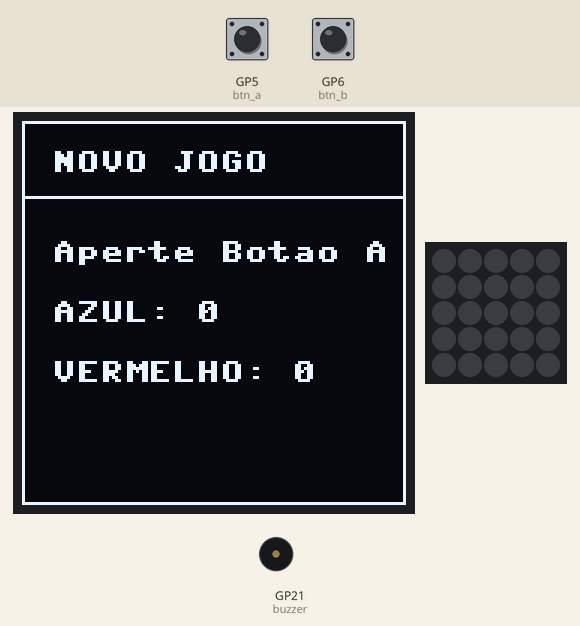
A program run on a simulated Raspberry Pi Pico running MicroPython. Shown: 128×128 one-colour display, 5×5 RGB LED matrix, buzzer (waves = sounding). Inputs (shaded band) come from the test bench; at power-on: GP5 (btn_a) HIGH, GP6 (btn_b) HIGH. Dim RGB values are drawn brighter than linear; random numbers come from a fixed seed; the board's own WiFi access point starts at once; the 25 LEDs are laid out as on the BitDogLab board (LED 0 bottom right, every second row reversed).

Above: at 5.0 s.
5.1 s: GP5 (btn_a) pulled LOW for 0.15 s
At 6.0 s:
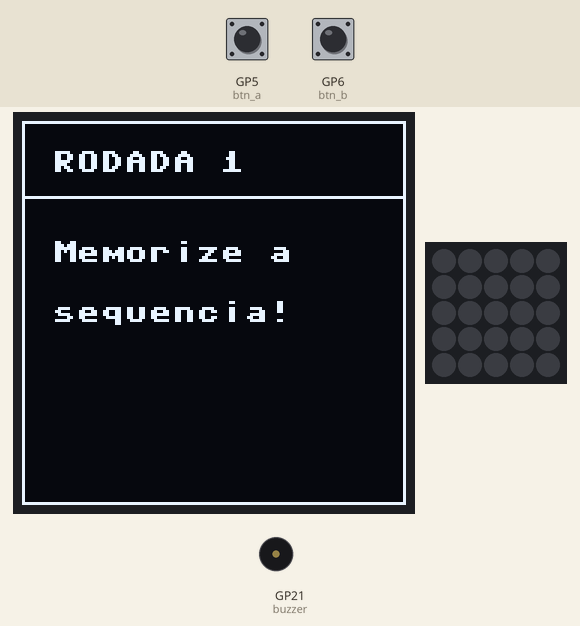
8.2 s: GP6 (btn_b) pulled LOW for 0.15 s
At 9.2 s:
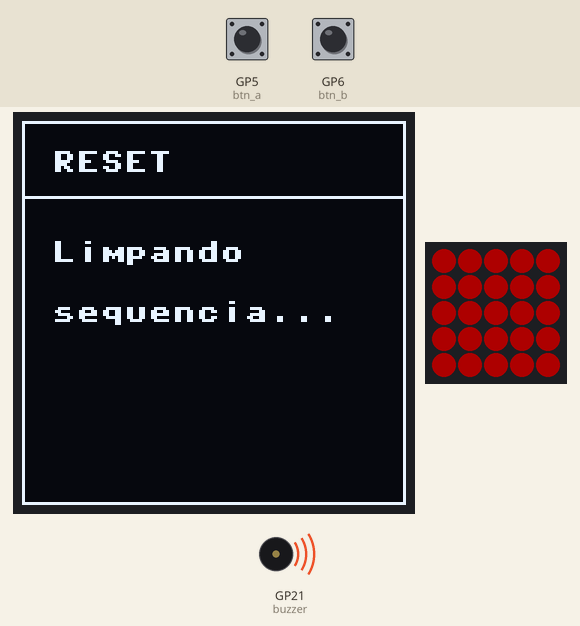
11.3 s: GP5 (btn_a) pulled LOW for 1 s
At 15.1 s:
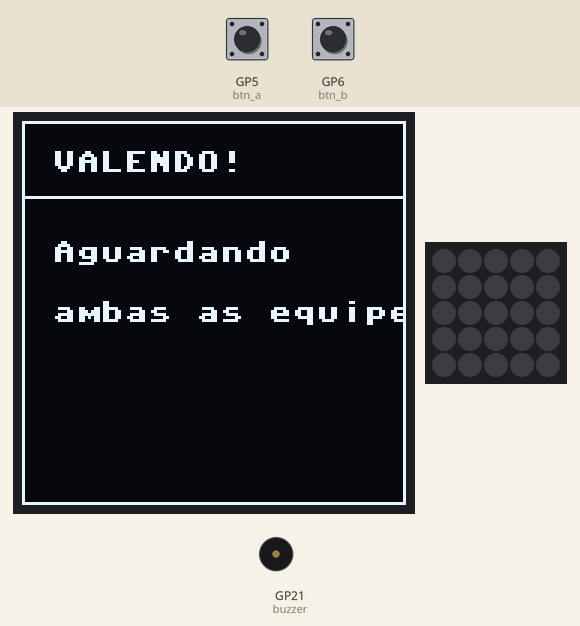
15.3 s: GP6 (btn_b) pulled LOW for 1 s
At 16.4 s:
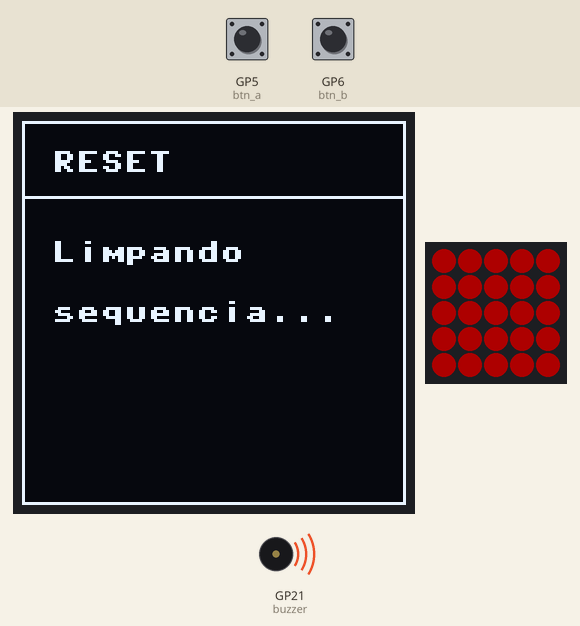
17.8 s: GP5 (btn_a) pulled LOW for 0.15 s
At 20.5 s:
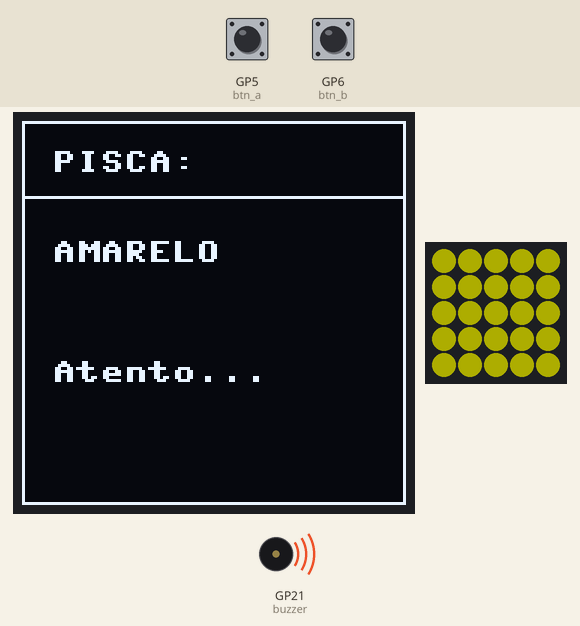
20.9 s: GP6 (btn_b) pulled LOW for 3.2 s
At 22.2 s:
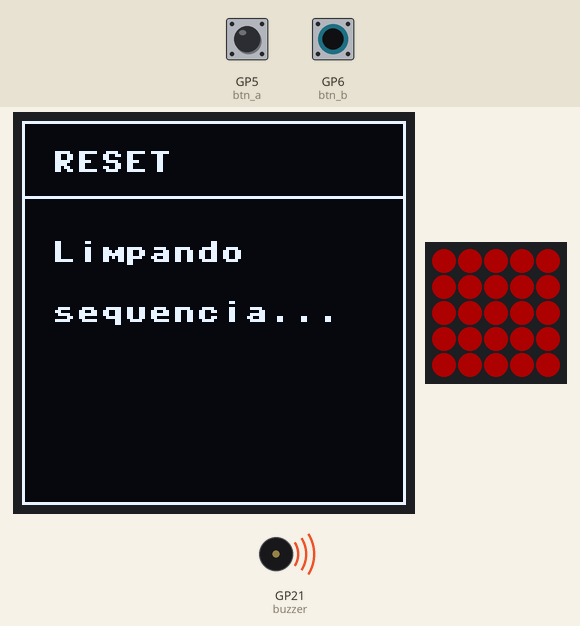
Timing chart, 0 to 24.1 s (numbered marks = the images above; inputs shaded):
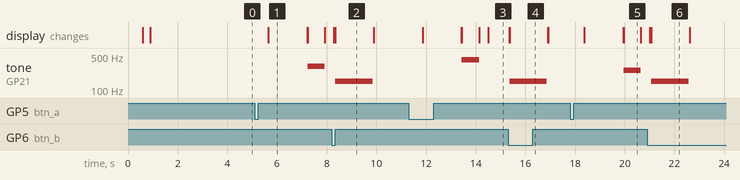

Measured:
- after the input at 5.1 s, tone on GP21 (buzzer): silent → 311 Hz after 2.1 s, → silent 0.70 s later; the display: changes after 0.55 s (image 1)
- after the input at 8.2 s, tone on GP21 (buzzer): silent → 150 Hz after 0.15 s, → silent 1.5 s later
- after the input at 11.3 s, tone on GP21 (buzzer): silent → 415 Hz after 2.1 s, → silent 0.70 s later; the display: first changes after 0.56 s (image 3 shows a later state)
- after the input at 15.3 s, tone on GP21 (buzzer): silent → 150 Hz after 0.07 s, → silent 1.5 s later; the display: first changes after 0.05 s (image 4 shows a later state)
- after the input at 17.8 s, tone on GP21 (buzzer): silent → 252 Hz after 2.2 s, → silent 0.70 s later; the display: first changes after 0.58 s (image 5 shows a later state)
- after the input at 20.9 s, tone on GP21 (buzzer): silent → 150 Hz after 0.17 s, → silent 1.5 s later
- what the display in image 1 shows lasts 1.5 s, from 5.7 s to 7.2 s

The program:

main.py
```python
import network
import socket
from machine import Pin, I2C, PWM
from sh1107_bitdoglab import SH1107_I2C
import neopixel
import time
import random

# ==========================================
# 1. CONFIGURAÇÕES DA ARENA (AJUSTE AQUI)
# ==========================================
SSID_REDE = "SIMON_LAB_1"    # Mestra 1 usa "SIMON_LAB_1", Mestra 2 usa "SIMON_LAB_2"
TIME_1 = "AZUL"              # Mestra 1 usa "AZUL", Mestra 2 usa "ROXO"
TIME_2 = "VERMELHO"           # Mestra 1 usa "VERMELHO", Mestra 2 usa "LARANJA"
SENHA_REDE = "simon123"

# ==========================================
# 2. CONFIGURAÇÃO DE HARDWARE E WI-FI
# ==========================================
ap = network.WLAN(network.AP_IF)
ap.config(essid=SSID_REDE, password=SENHA_REDE, channel=1) #Mestra 1 usa channel 1, Mestra 2 usa channel 11
i2c = I2C(1, sda=Pin(2), scl=Pin(3), freq=400000)
oled = SH1107_I2C(128, 128, i2c, addr=0x3C, rotate_180=False)

btn_a = Pin(5, Pin.IN, Pin.PULL_UP)
btn_b = Pin(6, Pin.IN, Pin.PULL_UP)
np = neopixel.NeoPixel(Pin(7), 25)

buzzer = PWM(Pin(21))
buzzer.duty_u16(0)

ap = network.WLAN(network.AP_IF)
ap.config(essid=SSID_REDE, password=SENHA_REDE)
ap.active(True)

while ap.active() == False:
    pass

udp = socket.socket(socket.AF_INET, socket.SOCK_DGRAM)
udp.bind(('0.0.0.0', 8080))
udp.setblocking(False)

# ==========================================
# 3. LÓGICA DO JOGO
# ==========================================
CONFIG_CORES = {
    "VERDE":    {"rgb": (0, 50, 0),   "freq": 415},
    "VERMELHO": {"rgb": (50, 0, 0),   "freq": 311},
    "AMARELO":  {"rgb": (50, 50, 0),  "freq": 252},
    "AZUL":     {"rgb": (0, 0, 50),   "freq": 209}
}

CORES = list(CONFIG_CORES.keys())
sequencia_mestra = []
rodada_atual = 1
placar_geral = {TIME_1: 0, TIME_2: 0}

def atualizar_display(titulo, linha1="", linha2="", linha3="", linha4=""):
    oled.fill(0)
    oled.rect(0, 0, 128, 128, 1)
    oled.text(titulo, 10, 10)
    oled.hline(0, 25, 128, 1)
    oled.text(linha1, 10, 40)
    oled.text(linha2, 10, 60)
    oled.text(linha3, 10, 80)
    oled.text(linha4, 10, 100)
    oled.show()

def set_cor_matriz(rgb):
    for i in range(25):
        np[i] = rgb
    np.write()

def tocar_nota(freq, volume=32768):
    if freq > 0:
        buzzer.freq(freq)
        buzzer.duty_u16(volume)
    else:
        buzzer.duty_u16(0)

def acionar_cor_e_som(cor_nome, tempo):
    cfg = CONFIG_CORES[cor_nome]
    set_cor_matriz(cfg["rgb"])
    tocar_nota(cfg["freq"])
    time.sleep(tempo)
    set_cor_matriz((0, 0, 0))
    tocar_nota(0)

def som_erro():
    set_cor_matriz((50, 0, 0))
    tocar_nota(150)
    time.sleep(1.5)
    tocar_nota(0)
    set_cor_matriz((0, 0, 0))

def tocar_musica_mario():
    """ Toca o arpejo classico de 'Level Clear' do Super Mario Bros """
    # Formato: (Frequência em Hz, Duração em segundos)
    notas = [
        (392, 0.15),  # G4
        (523, 0.15),  # C5
        (659, 0.15),  # E5
        (784, 0.15),  # G5
        (1047, 0.15), # C6
        (1319, 0.15), # E6
        (1568, 0.35), # G6 (Nota longa)
        (1319, 0.4)   # E6 (Final longa)
    ]

    for freq, duracao in notas:
        tocar_nota(freq, 30000)
        time.sleep(duracao)
        tocar_nota(0) # Breve silêncio para separar as notas
        time.sleep(0.02)

def celebrar_vitoria(equipe_vencedora):
    # Acende a matriz na cor correspondente à equipe
    if equipe_vencedora == TIME_1:
        set_cor_matriz((0, 50, 50))
    else:
        set_cor_matriz((50, 25, 0))

    # Dispara a música do Mario em vez do bipe genérico
    tocar_musica_mario()

    set_cor_matriz((0,0,0))

def exibir_sequencia():
    atualizar_display(f"RODADA {rodada_atual}", "Memorize a", "sequencia!")
    time.sleep(1.5)
    for cor in sequencia_mestra:
        atualizar_display("PISCA:", cor, "", "Atento...")
        acionar_cor_e_som(cor, 0.7)
        time.sleep(0.3)
    atualizar_display("VALENDO!", "Aguardando", "ambas as equipes...")

# ==========================================
# 4. VALIDAÇÃO DE REDE SIMULTÂNEA
# ==========================================
def escutar_equipes_udp():
    passos = {TIME_1: 0, TIME_2: 0}
    status = {TIME_1: "JOGANDO", TIME_2: "JOGANDO"}
    tamanho_seq = len(sequencia_mestra)

    while True:
        try:
            udp.recvfrom(64)
        except OSError:
            break

    while status[TIME_1] == "JOGANDO" or status[TIME_2] == "JOGANDO":
        if btn_b.value() == 0:
            return "RESET"

        try:
            data, addr = udp.recvfrom(64)
            mensagem = data.decode('utf-8').strip().upper()

            if "," in mensagem:
                equipe, cor_recebida = mensagem.split(',')
                equipe = equipe.strip()
                cor_recebida = cor_recebida.strip()

                if equipe in status and status[equipe] == "JOGANDO":
                    if cor_recebida == sequencia_mestra[passos[equipe]]:
                        passos[equipe] += 1
                        tocar_nota(800)
                        time.sleep(0.05)
                        tocar_nota(0)

                        if passos[equipe] == tamanho_seq:
                            status[equipe] = "ACERTO"
                    else:
                        status[equipe] = "ERRO"
                        tocar_nota(150)
                        time.sleep(0.2)
                        tocar_nota(0)

        except OSError:
            pass

        time.sleep(0.005)

    return status

# ==========================================
# 5. EXECUÇÃO PRINCIPAL
# ==========================================
def aguardar_inicio():
    atualizar_display("NOVO JOGO", "Aperte Botao A", f"{TIME_1}: {placar_geral[TIME_1]}", f"{TIME_2}: {placar_geral[TIME_2]}")
    while btn_a.value() == 1:
        time.sleep(0.1)
    time.sleep(0.5)

aguardar_inicio()

while True:
    if len(sequencia_mestra) < rodada_atual:
        sequencia_mestra.append(random.choice(CORES))

    exibir_sequencia()
    resultado = escutar_equipes_udp()

    if resultado == "RESET":
        atualizar_display("RESET", "Limpando", "sequencia...")
        som_erro()
        sequencia_mestra.clear()
        rodada_atual = 1
        aguardar_inicio()

    else:
        if resultado[TIME_1] == "ACERTO" and resultado[TIME_2] == "ACERTO":
            atualizar_display("RODADA FIM", "Ambas acertaram!", "Avancando...")
            tocar_nota(600)
            time.sleep(0.2)
            tocar_nota(800)
            time.sleep(0.5)
            tocar_nota(0)
            rodada_atual += 1

        elif resultado[TIME_1] == "ERRO" and resultado[TIME_2] == "ERRO":
            atualizar_display("EMPATE!", "Ambas erraram!", "Repetindo", "a sequencia...")
            som_erro()
            time.sleep(1.5)

        else:
            vencedor = TIME_1 if resultado[TIME_1] == "ACERTO" else TIME_2
            placar_geral[vencedor] += 1

            atualizar_display("FIM DE JOGO!", f"Venceu: {vencedor}", f"{TIME_1}: {placar_geral[TIME_1]}", f"{TIME_2}: {placar_geral[TIME_2]}")
            celebrar_vitoria(vencedor)
            time.sleep(4)

            sequencia_mestra.clear()
            rodada_atual = 1
            aguardar_inicio()
```

sh1107_bitdoglab.py
```python
# ============================================================
# sh1107_bitdoglab.py
#
# Driver MicroPython para OLED SH1107 128x128
# BitDogLab
#
# Interface:
#   I2C
#
# Configuração utilizada na BitDogLab:
#   I2C1
#   SDA = GP2
#   SCL = GP3
#   endereço = 0x3C
#
# Esta versão usa uma sequência de inicialização mais robusta:
#
#   power-up
#      ↓
#   espera
#      ↓
#   DISPLAY OFF
#      ↓
#   configuração do SH1107
#      ↓
#   limpeza da RAM
#      ↓
#   espera
#      ↓
#   DISPLAY ON
#      ↓
#   nova limpeza
#
# ============================================================

import framebuf
from time import sleep_ms


class SH1107_I2C(framebuf.FrameBuffer):

    def __init__(
        self,
        width,
        height,
        i2c,
        addr=0x3C,
        rotate_180=False
    ):

        self.width = width
        self.height = height

        self.i2c = i2c
        self.addr = addr

        self.rotate_180 = rotate_180

        # ----------------------------------------------------
        # Framebuffer
        #
        # 128 x 128 / 8 = 2048 bytes
        # ----------------------------------------------------

        self.buffer = bytearray(
            self.width * self.height // 8
        )

        super().__init__(
            self.buffer,
            self.width,
            self.height,
            framebuf.MONO_VLSB
        )

        # ----------------------------------------------------
        # POWER-UP
        #
        # Dá tempo para a alimentação do módulo OLED e o
        # controlador SH1107 estabilizarem.
        # ----------------------------------------------------

        sleep_ms(300)

        # ----------------------------------------------------
        # Inicializa o controlador mantendo o display OFF
        # ----------------------------------------------------

        self.init_display()

        # ----------------------------------------------------
        # LIMPA A RAM ANTES DE LIGAR O PAINEL
        #
        # O framebuffer já nasce zerado, mas fazemos a limpeza
        # explicitamente e enviamos os 2048 bytes para a RAM
        # interna do SH1107 enquanto o painel está desligado.
        # ----------------------------------------------------

        self.fill(0)
        self.show()

        # Tempo para estabilização do circuito interno
        sleep_ms(150)

        # ----------------------------------------------------
        # Só agora liga o display
        # ----------------------------------------------------

        self.poweron()

        sleep_ms(200)

        # ----------------------------------------------------
        # Segunda limpeza de segurança
        # ----------------------------------------------------

        self.fill(0)
        self.show()


    # ========================================================
    # ENVIA COMANDO AO DISPLAY
    # ========================================================

    def write_cmd(self, cmd):

        self.i2c.writeto(
            self.addr,
            bytearray([
                0x00,
                cmd
            ])
        )


    # ========================================================
    # ENVIA DADOS AO DISPLAY
    #
    # Envio em blocos pequenos para evitar problemas com
    # buffers I2C em algumas versões do MicroPython.
    # ========================================================

    def write_data(self, data):

        CHUNK = 32

        for i in range(
            0,
            len(data),
            CHUNK
        ):

            bloco = data[
                i:i + CHUNK
            ]

            self.i2c.writeto(
                self.addr,
                bytearray([0x40]) + bloco
            )


    # ========================================================
    # INICIALIZAÇÃO DO SH1107
    #
    # IMPORTANTE:
    #
    # Esta função NÃO executa DISPLAY ON (0xAF).
    #
    # O painel permanece desligado até que a RAM tenha sido
    # completamente limpa pelo __init__().
    # ========================================================

    def init_display(self):

        # ----------------------------------------------------
        # Display OFF
        # ----------------------------------------------------

        self.write_cmd(0xAE)

        sleep_ms(20)


        # ----------------------------------------------------
        # Clock
        # ----------------------------------------------------

        self.write_cmd(0xD5)
        self.write_cmd(0x50)


        # ----------------------------------------------------
        # Memory addressing mode
        # ----------------------------------------------------

        self.write_cmd(0x20)


        # ----------------------------------------------------
        # Contraste
        # ----------------------------------------------------

        self.write_cmd(0x81)
        self.write_cmd(0x80)


        # ----------------------------------------------------
        # Multiplex ratio
        #
        # 128 linhas -> 127
        # ----------------------------------------------------

        self.write_cmd(0xA8)
        self.write_cmd(0x7F)


        # ----------------------------------------------------
        # Display offset
        # ----------------------------------------------------

        self.write_cmd(0xD3)
        self.write_cmd(0x00)


        # ----------------------------------------------------
        # Display start line
        # ----------------------------------------------------

        self.write_cmd(0xDC)
        self.write_cmd(0x00)


        # ----------------------------------------------------
        # DC-DC interno
        # ----------------------------------------------------

        self.write_cmd(0xAD)
        self.write_cmd(0x8B)

        sleep_ms(50)


        # ----------------------------------------------------
        # Orientação
        # ----------------------------------------------------

        if self.rotate_180:

            # Segment remap
            self.write_cmd(0xA1)

            # COM scan direction
            self.write_cmd(0xC8)

        else:

            self.write_cmd(0xA0)

            self.write_cmd(0xC0)


        # ----------------------------------------------------
        # Pre-charge period
        # ----------------------------------------------------

        self.write_cmd(0xD9)
        self.write_cmd(0x22)


        # ----------------------------------------------------
        # VCOM deselect level
        # ----------------------------------------------------

        self.write_cmd(0xDB)
        self.write_cmd(0x35)


        # ----------------------------------------------------
        # Display RAM
        #
        # Exibe conteúdo da RAM em vez de forçar todos os
        # pixels acesos.
        # ----------------------------------------------------

        self.write_cmd(0xA4)


        # ----------------------------------------------------
        # Normal display
        # ----------------------------------------------------

        self.write_cmd(0xA6)


        # ----------------------------------------------------
        # Define explicitamente a página inicial
        # ----------------------------------------------------

        self.write_cmd(0xB0)


        # ----------------------------------------------------
        # NÃO ligar o display aqui.
        #
        # O comando 0xAF será enviado somente depois que a RAM
        # tiver sido completamente zerada.
        # ----------------------------------------------------


    # ========================================================
    # ENVIA O FRAMEBUFFER PARA O OLED
    #
    # O SH1107 128x128 possui:
    #
    # 128 linhas / 8 = 16 páginas
    #
    # Cada página contém 128 bytes.
    # ========================================================

    def show(self):

        pages = self.height // 8

        for page in range(pages):

            # ------------------------------------------------
            # Seleciona página
            # ------------------------------------------------

            self.write_cmd(
                0xB0 | page
            )


            # ------------------------------------------------
            # Endereço de coluna baixa
            # ------------------------------------------------

            self.write_cmd(
                0x00
            )


            # ------------------------------------------------
            # Endereço de coluna alta
            # ------------------------------------------------

            self.write_cmd(
                0x10
            )


            inicio = (
                page * self.width
            )

            fim = (
                inicio + self.width
            )


            self.write_data(
                self.buffer[
                    inicio:fim
                ]
            )


    # ========================================================
    # LIMPA DISPLAY
    # ========================================================

    def clear(self):

        self.fill(0)
        self.show()


    # ========================================================
    # CONTRASTE
    # 0 ... 255
    # ========================================================

    def contrast(self, value):

        value = max(
            0,
            min(
                255,
                value
            )
        )

        self.write_cmd(0x81)

        self.write_cmd(value)


    # ========================================================
    # INVERTE PRETO / BRANCO
    # ========================================================

    def invert(self, invert=True):

        if invert:

            self.write_cmd(0xA7)

        else:

            self.write_cmd(0xA6)


    # ========================================================
    # DESLIGA DISPLAY
    # ========================================================

    def poweroff(self):

        self.write_cmd(0xAE)


    # ========================================================
    # LIGA DISPLAY
    # ========================================================

    def poweron(self):

        self.write_cmd(0xAF)
```
